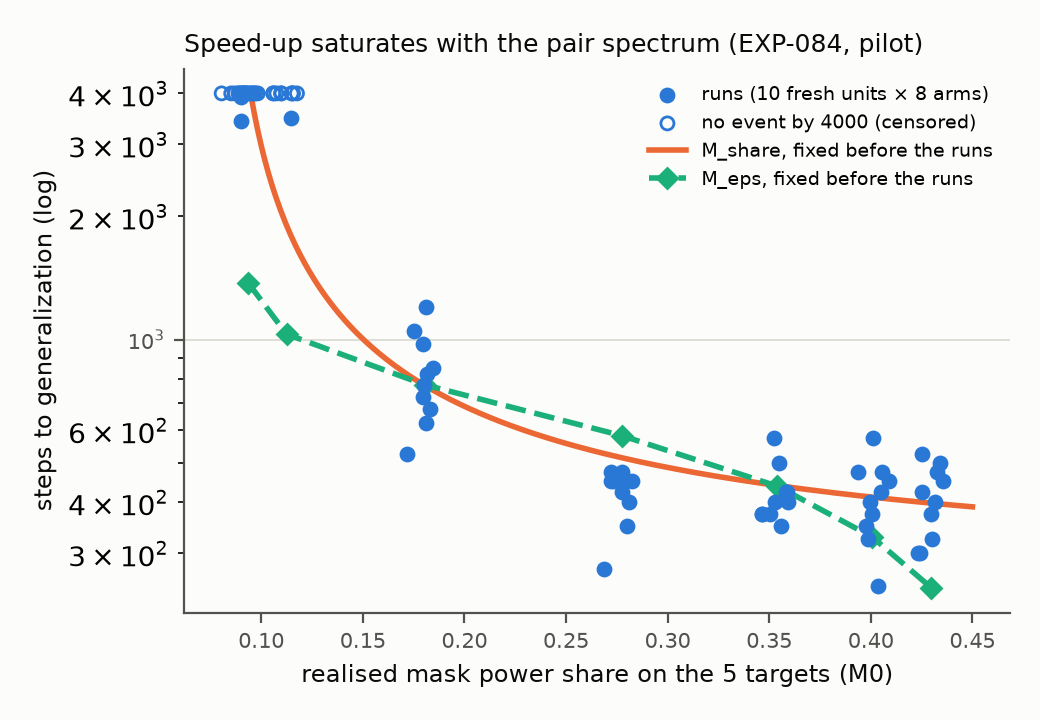

Write the Python code that produced this figure.
"""Figure 7 (draft, EXPLORATION with a prediction fixed before the runs, section 4): EXP-084 dose curve.
x: realised M0 power share of the split on its 5 targets; y: time to the trainer's generalization event (test >= 0.95), log scale,
censored at 4000 (drawn as open markers at the cap). One point per run (10 fresh units x 8 arms). Lines: the two models whose
predictions were committed before any run (prediction_s32.json, commit 6d0231f): M_share b = T_inf + A/(s - s0) and M_eps
(log b linear in log eps, drawn at each arm's median share). Output: fig7_dose_curve.png/.svg.
"""
from __future__ import annotations

import json
from pathlib import Path

import matplotlib

matplotlib.use("Agg")
import matplotlib.pyplot as plt  # noqa: E402
import numpy as np  # noqa: E402

HERE = Path(__file__).resolve().parent
LAB = HERE.parents[1]
OBS, SHARE, EPS, INK, MUTED, SURFACE, GRID = "#2a78d6", "#eb6834", "#1baf7a", "#0b0b0b", "#52514e", "#fcfcfb", "#d9d8d3"
ARMS = ("R", "e0.5", "e1", "e2", "e4", "e8", "e16", "e32")
CAP = 4000


def main() -> None:
    summ = json.loads((LAB / "experiments/EXP-084-dose-curve/summary.json").read_text(encoding="utf-8"))
    pred = json.loads((LAB / "experiments/EXP-084-dose-curve/prediction_s32.json").read_text(encoding="utf-8"))
    p = pred["m_share_params"]
    xs, ys, obs = [], [], []
    for r in summ["rows"]:
        for a in ARMS:
            xs.append(r[a]["m0_target_share"]); ys.append(r[a]["b"]); obs.append(r[a]["observed"])
    xs, ys, obs = np.array(xs), np.array(ys, float), np.array(obs)
    fig, ax = plt.subplots(figsize=(5.2, 3.6), facecolor=SURFACE)
    ax.set_facecolor(SURFACE)
    ax.scatter(xs[obs], ys[obs], s=22, color=OBS, zorder=3, label="runs (10 fresh units × 8 arms)")
    ax.scatter(xs[~obs], ys[~obs], s=22, facecolors="none", edgecolors=OBS, zorder=3, label=f"no event by {CAP} (censored)")
    s = np.linspace(p["s0"] + 0.012, 0.45, 300)
    ax.plot(s, np.minimum(p["T_inf"] + p["A"] / (s - p["s0"]), CAP), color=SHARE, linewidth=2, label="M_share, fixed before the runs")
    em = [(pred["per_arm"][a]["share_median"], pred["per_arm"][a]["M_eps_b"]) for a in ARMS if a != "R"]
    ax.plot([e[0] for e in em], [e[1] for e in em], "--", color=EPS, linewidth=2, marker="D", markersize=5, label="M_eps, fixed before the runs")
    ax.set_yscale("log")
    ax.set_xlabel("realised mask power share on the 5 targets (M0)", fontsize=8.5, color=INK)
    ax.set_ylabel("steps to generalization (log)", fontsize=8.5, color=INK)
    ax.set_title("Speed-up saturates with the pair spectrum (EXP-084, pilot)", fontsize=9, color=INK, loc="left")
    ax.grid(axis="y", color=GRID, linewidth=0.6)
    ax.set_axisbelow(True)
    for side in ("top", "right"):
        ax.spines[side].set_visible(False)
    for side in ("left", "bottom"):
        ax.spines[side].set_color(MUTED)
    ax.tick_params(colors=MUTED, labelsize=7.5)
    ax.legend(fontsize=6.8, frameon=False, loc="upper right")
    fig.tight_layout()
    for ext in ("png", "svg"):
        fig.savefig(HERE / f"fig7_dose_curve.{ext}", dpi=200, facecolor=SURFACE)
    print("[fig7] written", int(obs.sum()), "observed of", len(obs), flush=True)


if __name__ == "__main__":
    main()
